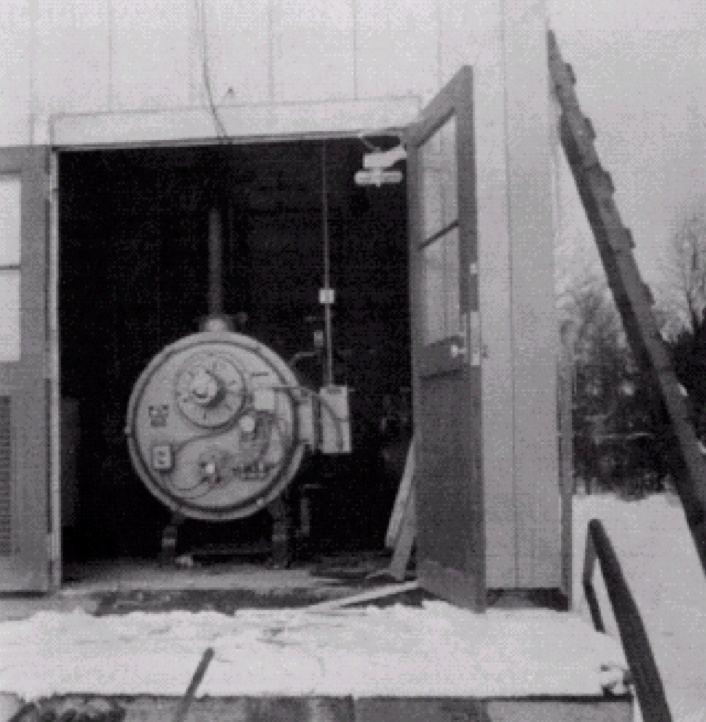
#> input picture Homomorphic Filtering/img_homo.jpg, 706 x 722 px, found by its file name
$ python HF.py
#> lines starting #> are read from the running program, lines starting #| are printed output that depends on the picture
import cv2
import numpy as np
from matplotlib import pyplot as plt


def main():
    old_img = cv2.imread("Homomorphic Filtering/img_homo.jpg", 0)
#> old_img: shape (722, 706); min 0, max 226, mean 115.7
    new_img1 = homo(old_img, 230)
    fig = plt.figure(figsize=(12, 12))
    ax1 = fig.add_subplot(1, 2, 1)
    ax1.imshow(old_img, cmap="gray")
    ax1.title.set_text("Image")
    ax1.axis("off")
    ax2 = fig.add_subplot(1, 2, 2)
    ax2.imshow(new_img1, cmap="gray")
    ax2.title.set_text("Image after filter")
    ax2.axis("off")
    plt.show()


def homo(img, r):
#> called with r = 230
    img = np.log1p(np.float64(img), dtype=np.float64)
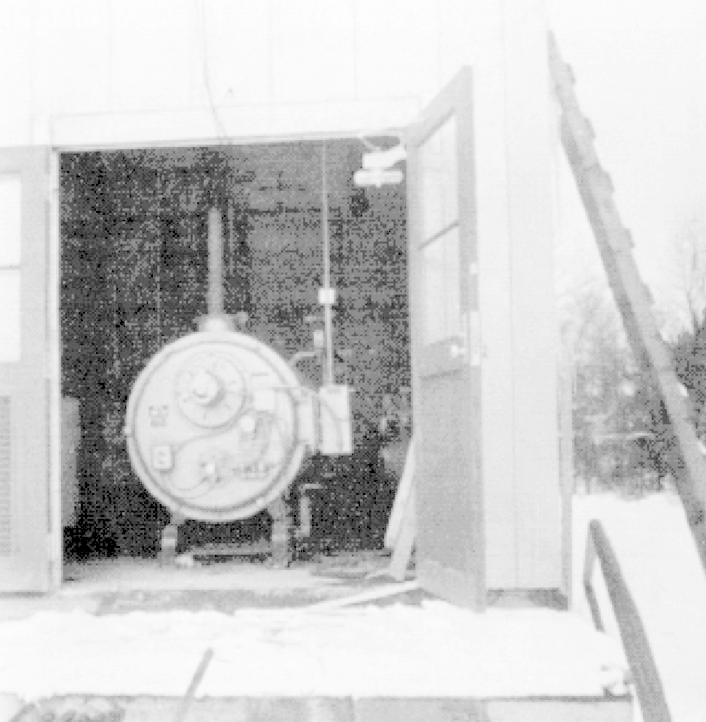
#> img: shape (722, 706) float64; min 0, max 5.42, mean 4.33; drawn with min black and max white
    dft = np.fft.fft2(img)
    dft_shift = np.fft.fftshift(dft)
    row, col = img.shape
#> row = 722; col = 706
    nrow, ncol = int(row / 2), int(col / 2)
#> nrow = 361; ncol = 353
    center = [nrow, ncol]
#> center = [361, 353]
    gh = 2.0
    gl = 0.5
    h = np.zeros((row, col), np.float32)
    for x in range(row):
        for y in range(col):
            D = np.sqrt(np.power(x - center[0], 2) + np.power(y - center[1], 2))
            h[x, y] = 1 - np.exp(-np.power(D, 2) / (2 * np.power(r, 2)))
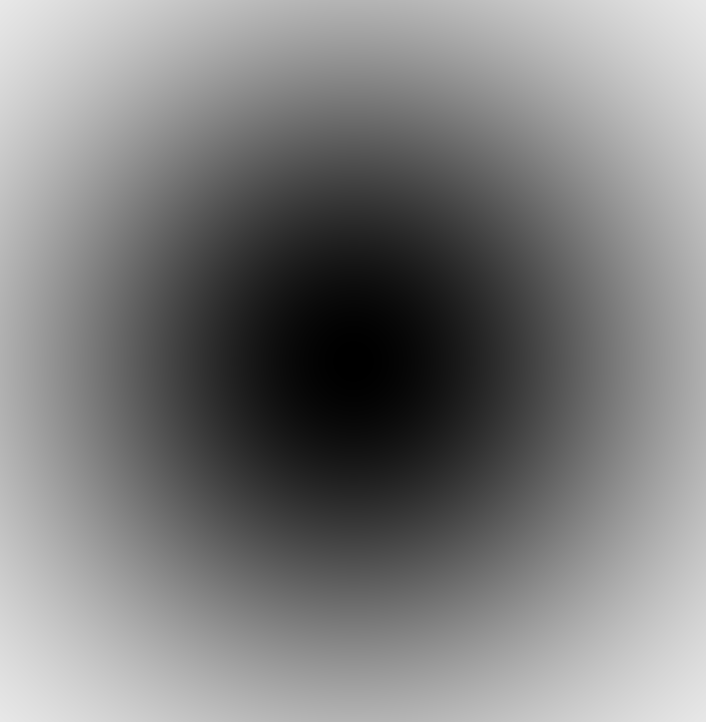
#> h: shape (722, 706) float32; min 0, max 0.91, mean 0.496
    h = (gh - gl) * h + gl
    new_shift = dft_shift * h
    ishift = np.fft.ifftshift(new_shift)
    new_img = np.fft.ifft2(ishift)
    new_img = np.real(new_img)
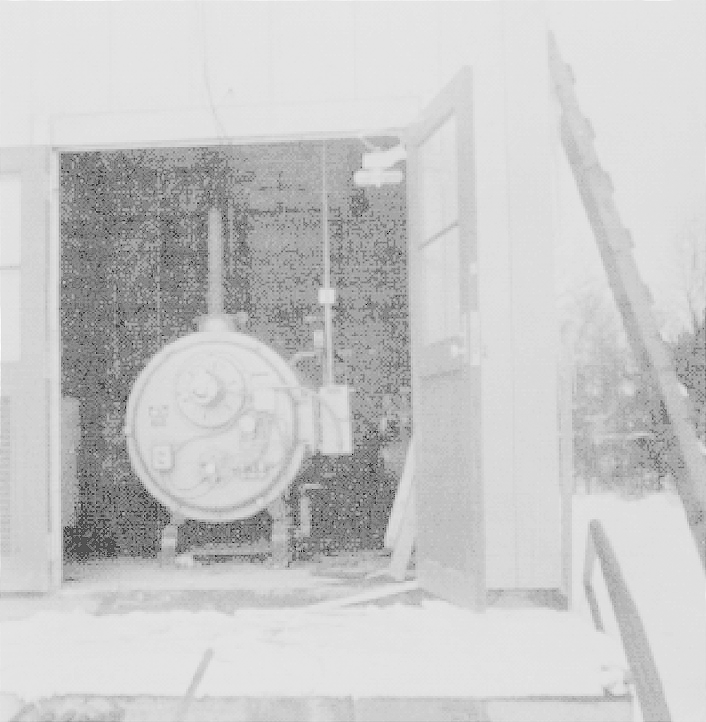
#> new_img: shape (722, 706) float64; min -1.54, max 3.17, mean 2.16; drawn with min black and max white
    new_img = np.expm1(new_img, dtype=np.float64)
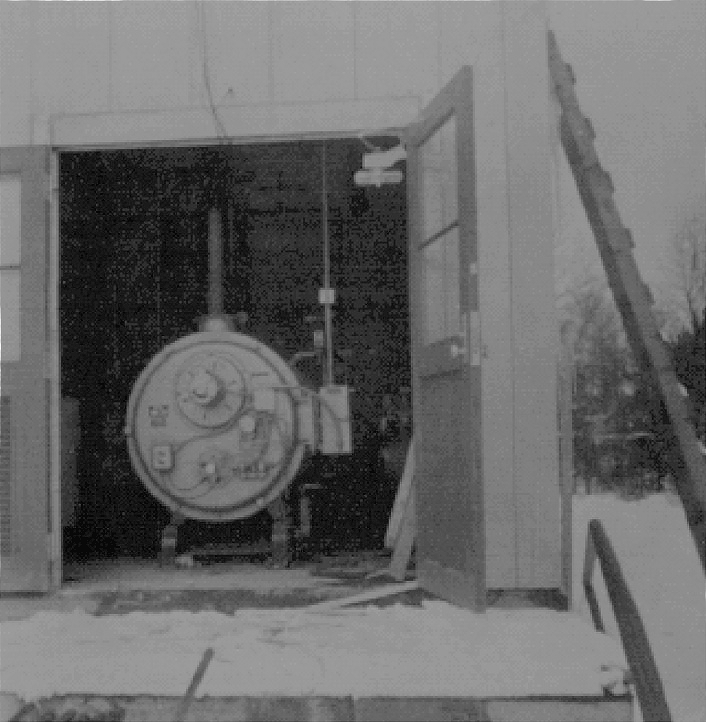
#> new_img: shape (722, 706) float64; min -0.787, max 22.69, mean 9; drawn with min black and max white
    new_img = cv2.normalize(new_img, None, 0, 255, norm_type=cv2.NORM_MINMAX)
    return new_img


if __name__ == '__main__':
    main()
